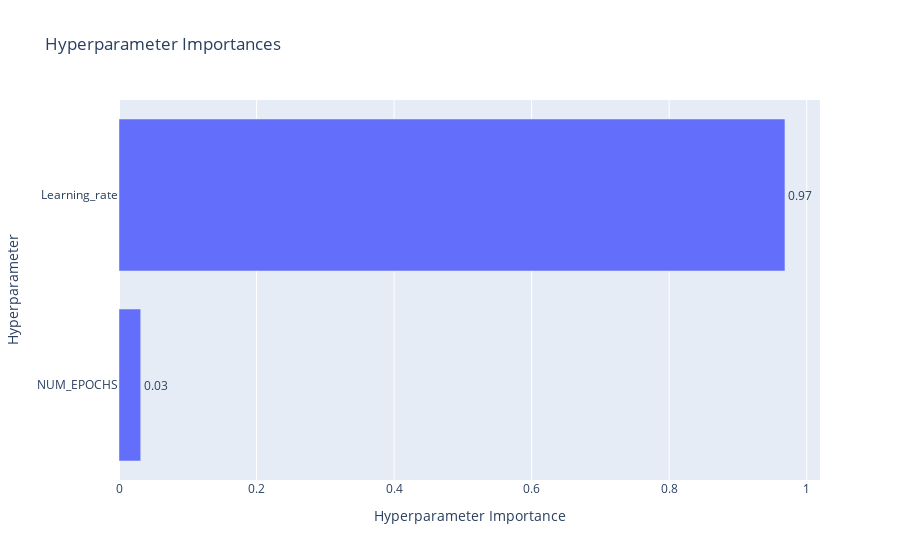

Here is the notebook cell this chart was saved with:
### Code cell
optuna.visualization.plot_param_importances(study)

### Figure 1 — Plotly figure (JSON) as saved in the notebook; plotly's stock layout.template omitted (floating-point values rounded to 4 significant figures)
{"data": [{"cliponaxis": false, "hovertemplate": ["NUM_EPOCHS (IntDistribution): 0.031578517434056326<extra></extra>", "Learning_rate (FloatDistribution): 0.9684214825659436<extra></extra>"], "name": "Objective Value", "orientation": "h", "text": ["0.03", "0.97"], "textposition": "outside", "type": "bar", "x": [0.03158, 0.9684], "y": ["NUM_EPOCHS", "Learning_rate"]}], "layout": {"title": {"text": "Hyperparameter Importances"}, "xaxis": {"title": {"text": "Hyperparameter Importance"}}, "yaxis": {"title": {"text": "Hyperparameter"}}}}
